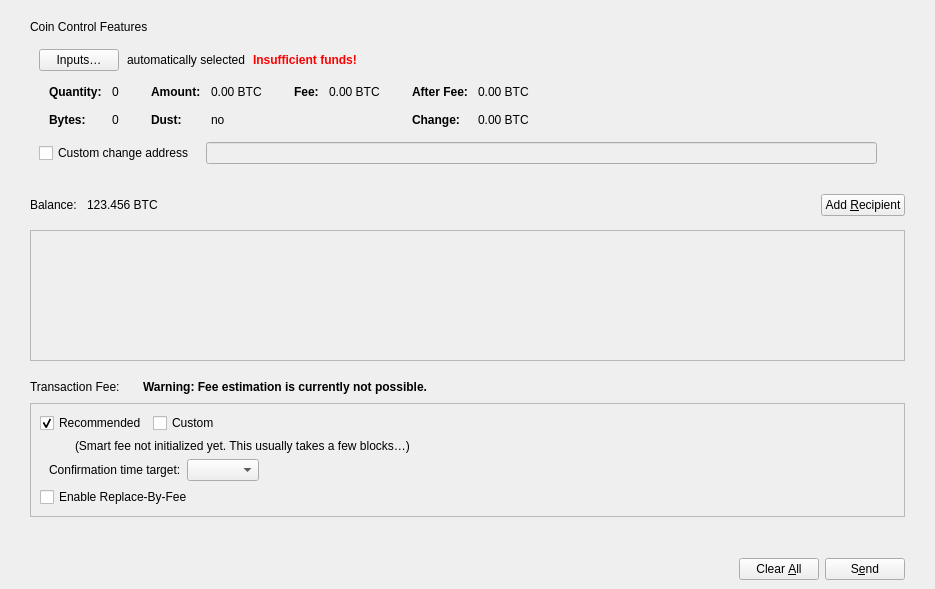
<?xml version="1.0" encoding="UTF-8"?>
<ui version="4.0">
 <class>SendCoinsDialog</class>
 <widget class="QDialog" name="SendCoinsDialog">
  <property name="geometry">
   <rect>
    <x>0</x>
    <y>0</y>
    <width>935</width>
    <height>589</height>
   </rect>
  </property>
  <property name="windowTitle">
   <string>Send Coins</string>
  </property>
  <layout class="QVBoxLayout" name="verticalLayout_6">
   <property name="leftMargin">
    <number>0</number>
   </property>
   <property name="rightMargin">
    <number>0</number>
   </property>
   <property name="bottomMargin">
    <number>0</number>
   </property>
   <item>
    <layout class="QVBoxLayout" name="verticalLayout_11">
     <property name="leftMargin">
      <number>30</number>
     </property>
     <property name="topMargin">
      <number>9</number>
     </property>
     <property name="rightMargin">
      <number>30</number>
     </property>
     <item>
      <widget class="QWidget" name="coinControlWidget" native="true">
       <layout class="QVBoxLayout" name="verticalLayout_9">
        <property name="leftMargin">
         <number>0</number>
        </property>
        <property name="topMargin">
         <number>0</number>
        </property>
        <property name="rightMargin">
         <number>0</number>
        </property>
        <property name="bottomMargin">
         <number>0</number>
        </property>
        <item>
         <widget class="QLabel" name="label_2">
          <property name="text">
           <string>Coin Control Features</string>
          </property>
         </widget>
        </item>
        <item>
         <widget class="QWidget" name="coinControlContentsWidget" native="true">
          <layout class="QVBoxLayout" name="verticalLayout_8">
           <property name="bottomMargin">
            <number>6</number>
           </property>
           <item>
            <layout class="QVBoxLayout" name="verticalLayoutCoinControl" stretch="0,0,0,1">
             <property name="spacing">
              <number>0</number>
             </property>
             <item>
              <layout class="QHBoxLayout" name="horizontalLayoutCoinControl2" stretch="0,0,0,0">
               <property name="spacing">
                <number>8</number>
               </property>
               <property name="bottomMargin">
                <number>10</number>
               </property>
               <item>
                <widget class="QPushButton" name="pushButtonCoinControl">
                 <property name="styleSheet">
                  <string notr="true"/>
                 </property>
                 <property name="text">
                  <string>Inputs…</string>
                 </property>
                 <property name="autoDefault">
                  <bool>false</bool>
                 </property>
                </widget>
               </item>
               <item>
                <widget class="QLabel" name="labelCoinControlAutomaticallySelected">
                 <property name="text">
                  <string>automatically selected</string>
                 </property>
                 <property name="margin">
                  <number>5</number>
                 </property>
                </widget>
               </item>
               <item>
                <widget class="QLabel" name="labelCoinControlInsuffFunds">
                 <property name="font">
                  <font>
                   <weight>75</weight>
                   <bold>true</bold>
                  </font>
                 </property>
                 <property name="styleSheet">
                  <string notr="true">color:red;font-weight:bold;</string>
                 </property>
                 <property name="text">
                  <string>Insufficient funds!</string>
                 </property>
                 <property name="margin">
                  <number>5</number>
                 </property>
                </widget>
               </item>
               <item>
                <spacer name="horizontalSpacerCoinControl">
                 <property name="orientation">
                  <enum>Qt::Horizontal</enum>
                 </property>
                 <property name="sizeHint" stdset="0">
                  <size>
                   <width>40</width>
                   <height>1</height>
                  </size>
                 </property>
                </spacer>
               </item>
              </layout>
             </item>
             <item>
              <widget class="QWidget" name="widgetCoinControl" native="true">
               <property name="sizePolicy">
                <sizepolicy hsizetype="Preferred" vsizetype="Preferred">
                 <horstretch>0</horstretch>
                 <verstretch>0</verstretch>
                </sizepolicy>
               </property>
               <property name="minimumSize">
                <size>
                 <width>0</width>
                 <height>0</height>
                </size>
               </property>
               <property name="styleSheet">
                <string notr="true"/>
               </property>
               <layout class="QHBoxLayout" name="horizontalLayoutCoinControl5">
                <property name="leftMargin">
                 <number>0</number>
                </property>
                <property name="topMargin">
                 <number>0</number>
                </property>
                <property name="rightMargin">
                 <number>0</number>
                </property>
                <property name="bottomMargin">
                 <number>0</number>
                </property>
                <item>
                 <layout class="QHBoxLayout" name="horizontalLayoutCoinControl3" stretch="0,0,0,1">
                  <property name="spacing">
                   <number>20</number>
                  </property>
                  <property name="topMargin">
                   <number>0</number>
                  </property>
                  <property name="bottomMargin">
                   <number>10</number>
                  </property>
                  <item>
                   <layout class="QFormLayout" name="formLayoutCoinControl1">
                    <property name="horizontalSpacing">
                     <number>10</number>
                    </property>
                    <property name="verticalSpacing">
                     <number>14</number>
                    </property>
                    <property name="leftMargin">
                     <number>10</number>
                    </property>
                    <property name="topMargin">
                     <number>4</number>
                    </property>
                    <property name="rightMargin">
                     <number>6</number>
                    </property>
                    <item row="0" column="0">
                     <widget class="QLabel" name="labelCoinControlQuantityText">
                      <property name="font">
                       <font>
                        <weight>75</weight>
                        <bold>true</bold>
                       </font>
                      </property>
                      <property name="text">
                       <string>Quantity:</string>
                      </property>
                      <property name="margin">
                       <number>0</number>
                      </property>
                     </widget>
                    </item>
                    <item row="0" column="1">
                     <widget class="QLabel" name="labelCoinControlQuantity">
                      <property name="cursor">
                       <cursorShape>IBeamCursor</cursorShape>
                      </property>
                      <property name="contextMenuPolicy">
                       <enum>Qt::ActionsContextMenu</enum>
                      </property>
                      <property name="text">
                       <string notr="true">0</string>
                      </property>
                      <property name="margin">
                       <number>0</number>
                      </property>
                      <property name="textInteractionFlags">
                       <set>Qt::LinksAccessibleByMouse|Qt::TextSelectableByMouse</set>
                      </property>
                     </widget>
                    </item>
                    <item row="1" column="0">
                     <widget class="QLabel" name="labelCoinControlBytesText">
                      <property name="font">
                       <font>
                        <weight>75</weight>
                        <bold>true</bold>
                       </font>
                      </property>
                      <property name="text">
                       <string>Bytes:</string>
                      </property>
                     </widget>
                    </item>
                    <item row="1" column="1">
                     <widget class="QLabel" name="labelCoinControlBytes">
                      <property name="cursor">
                       <cursorShape>IBeamCursor</cursorShape>
                      </property>
                      <property name="contextMenuPolicy">
                       <enum>Qt::ActionsContextMenu</enum>
                      </property>
                      <property name="text">
                       <string notr="true">0</string>
                      </property>
                      <property name="textInteractionFlags">
                       <set>Qt::LinksAccessibleByMouse|Qt::TextSelectableByMouse</set>
                      </property>
                     </widget>
                    </item>
                   </layout>
                  </item>
                  <item>
                   <layout class="QFormLayout" name="formLayoutCoinControl2">
                    <property name="horizontalSpacing">
                     <number>10</number>
                    </property>
                    <property name="verticalSpacing">
                     <number>14</number>
                    </property>
                    <property name="leftMargin">
                     <number>6</number>
                    </property>
                    <property name="topMargin">
                     <number>4</number>
                    </property>
                    <property name="rightMargin">
                     <number>6</number>
                    </property>
                    <item row="0" column="0">
                     <widget class="QLabel" name="labelCoinControlAmountText">
                      <property name="font">
                       <font>
                        <weight>75</weight>
                        <bold>true</bold>
                       </font>
                      </property>
                      <property name="text">
                       <string>Amount:</string>
                      </property>
                      <property name="margin">
                       <number>0</number>
                      </property>
                     </widget>
                    </item>
                    <item row="0" column="1">
                     <widget class="QLabel" name="labelCoinControlAmount">
                      <property name="cursor">
                       <cursorShape>IBeamCursor</cursorShape>
                      </property>
                      <property name="contextMenuPolicy">
                       <enum>Qt::ActionsContextMenu</enum>
                      </property>
                      <property name="text">
                       <string notr="true">0.00 BTC</string>
                      </property>
                      <property name="textInteractionFlags">
                       <set>Qt::LinksAccessibleByMouse|Qt::TextSelectableByMouse</set>
                      </property>
                     </widget>
                    </item>
                    <item row="1" column="0">
                     <widget class="QLabel" name="labelCoinControlLowOutputText">
                      <property name="font">
                       <font>
                        <weight>75</weight>
                        <bold>true</bold>
                       </font>
                      </property>
                      <property name="text">
                       <string>Dust:</string>
                      </property>
                     </widget>
                    </item>
                    <item row="1" column="1">
                     <widget class="QLabel" name="labelCoinControlLowOutput">
                      <property name="cursor">
                       <cursorShape>IBeamCursor</cursorShape>
                      </property>
                      <property name="contextMenuPolicy">
                       <enum>Qt::ActionsContextMenu</enum>
                      </property>
                      <property name="text">
                       <string notr="true">no</string>
                      </property>
                      <property name="textInteractionFlags">
                       <set>Qt::LinksAccessibleByMouse|Qt::TextSelectableByMouse</set>
                      </property>
                     </widget>
                    </item>
                   </layout>
                  </item>
                  <item>
                   <layout class="QFormLayout" name="formLayoutCoinControl3">
                    <property name="horizontalSpacing">
                     <number>10</number>
                    </property>
                    <property name="verticalSpacing">
                     <number>14</number>
                    </property>
                    <property name="leftMargin">
                     <number>6</number>
                    </property>
                    <property name="topMargin">
                     <number>4</number>
                    </property>
                    <property name="rightMargin">
                     <number>6</number>
                    </property>
                    <item row="0" column="0">
                     <widget class="QLabel" name="labelCoinControlFeeText">
                      <property name="font">
                       <font>
                        <weight>75</weight>
                        <bold>true</bold>
                       </font>
                      </property>
                      <property name="text">
                       <string>Fee:</string>
                      </property>
                      <property name="margin">
                       <number>0</number>
                      </property>
                     </widget>
                    </item>
                    <item row="0" column="1">
                     <widget class="QLabel" name="labelCoinControlFee">
                      <property name="cursor">
                       <cursorShape>IBeamCursor</cursorShape>
                      </property>
                      <property name="contextMenuPolicy">
                       <enum>Qt::ActionsContextMenu</enum>
                      </property>
                      <property name="text">
                       <string notr="true">0.00 BTC</string>
                      </property>
                      <property name="textInteractionFlags">
                       <set>Qt::LinksAccessibleByMouse|Qt::TextSelectableByMouse</set>
                      </property>
                     </widget>
                    </item>
                   </layout>
                  </item>
                  <item>
                   <layout class="QFormLayout" name="formLayoutCoinControl4">
                    <property name="horizontalSpacing">
                     <number>10</number>
                    </property>
                    <property name="verticalSpacing">
                     <number>14</number>
                    </property>
                    <property name="leftMargin">
                     <number>6</number>
                    </property>
                    <property name="topMargin">
                     <number>4</number>
                    </property>
                    <property name="rightMargin">
                     <number>6</number>
                    </property>
                    <item row="0" column="0">
                     <widget class="QLabel" name="labelCoinControlAfterFeeText">
                      <property name="font">
                       <font>
                        <weight>75</weight>
                        <bold>true</bold>
                       </font>
                      </property>
                      <property name="text">
                       <string>After Fee:</string>
                      </property>
                      <property name="margin">
                       <number>0</number>
                      </property>
                     </widget>
                    </item>
                    <item row="0" column="1">
                     <widget class="QLabel" name="labelCoinControlAfterFee">
                      <property name="cursor">
                       <cursorShape>IBeamCursor</cursorShape>
                      </property>
                      <property name="contextMenuPolicy">
                       <enum>Qt::ActionsContextMenu</enum>
                      </property>
                      <property name="text">
                       <string notr="true">0.00 BTC</string>
                      </property>
                      <property name="textInteractionFlags">
                       <set>Qt::LinksAccessibleByMouse|Qt::TextSelectableByMouse</set>
                      </property>
                     </widget>
                    </item>
                    <item row="1" column="0">
                     <widget class="QLabel" name="labelCoinControlChangeText">
                      <property name="font">
                       <font>
                        <weight>75</weight>
                        <bold>true</bold>
                       </font>
                      </property>
                      <property name="text">
                       <string>Change:</string>
                      </property>
                     </widget>
                    </item>
                    <item row="1" column="1">
                     <widget class="QLabel" name="labelCoinControlChange">
                      <property name="cursor">
                       <cursorShape>IBeamCursor</cursorShape>
                      </property>
                      <property name="contextMenuPolicy">
                       <enum>Qt::ActionsContextMenu</enum>
                      </property>
                      <property name="text">
                       <string notr="true">0.00 BTC</string>
                      </property>
                      <property name="textInteractionFlags">
                       <set>Qt::LinksAccessibleByMouse|Qt::TextSelectableByMouse</set>
                      </property>
                     </widget>
                    </item>
                   </layout>
                  </item>
                 </layout>
                </item>
               </layout>
              </widget>
             </item>
             <item>
              <layout class="QHBoxLayout" name="horizontalLayoutCoinControl4" stretch="0,0,0">
               <property name="spacing">
                <number>12</number>
               </property>
               <property name="sizeConstraint">
                <enum>QLayout::SetDefaultConstraint</enum>
               </property>
               <property name="topMargin">
                <number>5</number>
               </property>
               <property name="rightMargin">
                <number>0</number>
               </property>
               <item>
                <widget class="QCheckBox" name="checkBoxCoinControlChange">
                 <property name="toolTip">
                  <string>If this is activated, but the change address is empty or invalid, change will be sent to a newly generated address.</string>
                 </property>
                 <property name="text">
                  <string>Custom change address</string>
                 </property>
                </widget>
               </item>
               <item>
                <widget class="QValidatedLineEdit" name="lineEditCoinControlChange">
                 <property name="enabled">
                  <bool>false</bool>
                 </property>
                 <property name="sizePolicy">
                  <sizepolicy hsizetype="Expanding" vsizetype="Fixed">
                   <horstretch>0</horstretch>
                   <verstretch>0</verstretch>
                  </sizepolicy>
                 </property>
                </widget>
               </item>
               <item>
                <widget class="QLabel" name="labelCoinControlChangeLabel">
                 <property name="sizePolicy">
                  <sizepolicy hsizetype="Preferred" vsizetype="Expanding">
                   <horstretch>0</horstretch>
                   <verstretch>0</verstretch>
                  </sizepolicy>
                 </property>
                 <property name="minimumSize">
                  <size>
                   <width>0</width>
                   <height>0</height>
                  </size>
                 </property>
                 <property name="text">
                  <string/>
                 </property>
                 <property name="margin">
                  <number>3</number>
                 </property>
                </widget>
               </item>
              </layout>
             </item>
             <item>
              <spacer name="verticalSpacerCoinControl">
               <property name="orientation">
                <enum>Qt::Vertical</enum>
               </property>
               <property name="sizeHint" stdset="0">
                <size>
                 <width>800</width>
                 <height>1</height>
                </size>
               </property>
              </spacer>
             </item>
            </layout>
           </item>
          </layout>
         </widget>
        </item>
       </layout>
      </widget>
     </item>
    </layout>
   </item>
   <item>
    <widget class="QWidget" name="widgetRecipients" native="true">
     <property name="sizePolicy">
      <sizepolicy hsizetype="Preferred" vsizetype="Preferred">
       <horstretch>0</horstretch>
       <verstretch>1</verstretch>
      </sizepolicy>
     </property>
     <layout class="QVBoxLayout" name="verticalLayout_7">
      <property name="spacing">
       <number>0</number>
      </property>
      <property name="leftMargin">
       <number>30</number>
      </property>
      <property name="topMargin">
       <number>0</number>
      </property>
      <property name="rightMargin">
       <number>30</number>
      </property>
      <property name="bottomMargin">
       <number>0</number>
      </property>
      <item>
       <layout class="QHBoxLayout" name="horizontalLayout_4">
        <property name="topMargin">
         <number>3</number>
        </property>
        <property name="rightMargin">
         <number>0</number>
        </property>
        <property name="bottomMargin">
         <number>0</number>
        </property>
        <item>
         <widget class="QLabel" name="labelBalanceName">
          <property name="sizePolicy">
           <sizepolicy hsizetype="Preferred" vsizetype="Preferred">
            <horstretch>0</horstretch>
            <verstretch>0</verstretch>
           </sizepolicy>
          </property>
          <property name="minimumSize">
           <size>
            <width>20</width>
            <height>50</height>
           </size>
          </property>
          <property name="text">
           <string>Balance:</string>
          </property>
         </widget>
        </item>
        <item>
         <spacer name="horizontalSpacer_8">
          <property name="orientation">
           <enum>Qt::Horizontal</enum>
          </property>
          <property name="sizeType">
           <enum>QSizePolicy::Fixed</enum>
          </property>
          <property name="sizeHint" stdset="0">
           <size>
            <width>10</width>
            <height>20</height>
           </size>
          </property>
         </spacer>
        </item>
        <item>
         <widget class="QLabel" name="labelBalance">
          <property name="sizePolicy">
           <sizepolicy hsizetype="Preferred" vsizetype="Preferred">
            <horstretch>0</horstretch>
            <verstretch>0</verstretch>
           </sizepolicy>
          </property>
          <property name="minimumSize">
           <size>
            <width>20</width>
            <height>50</height>
           </size>
          </property>
          <property name="cursor">
           <cursorShape>IBeamCursor</cursorShape>
          </property>
          <property name="text">
           <string notr="true">123.456 BTC</string>
          </property>
          <property name="textInteractionFlags">
           <set>Qt::LinksAccessibleByMouse|Qt::TextSelectableByMouse</set>
          </property>
         </widget>
        </item>
        <item>
         <spacer name="horizontalSpacer_7">
          <property name="orientation">
           <enum>Qt::Horizontal</enum>
          </property>
          <property name="sizeHint" stdset="0">
           <size>
            <width>40</width>
            <height>20</height>
           </size>
          </property>
         </spacer>
        </item>
        <item>
         <widget class="AlveyPushButton" name="addButton">
          <property name="toolTip">
           <string>Send to multiple recipients at once</string>
          </property>
          <property name="text">
           <string>Add &amp;Recipient</string>
          </property>
          <property name="icon">
           <iconset>
            <normaloff>:/icons/add_recipient</normaloff>:/icons/add_recipient</iconset>
          </property>
          <property name="autoDefault">
           <bool>false</bool>
          </property>
         </widget>
        </item>
       </layout>
      </item>
      <item>
       <widget class="QScrollArea" name="scrollArea">
        <property name="widgetResizable">
         <bool>true</bool>
        </property>
        <widget class="QWidget" name="scrollAreaWidgetContents">
         <property name="geometry">
          <rect>
           <x>0</x>
           <y>0</y>
           <width>873</width>
           <height>68</height>
          </rect>
         </property>
         <layout class="QVBoxLayout" name="verticalLayout_2" stretch="0,1">
          <property name="leftMargin">
           <number>0</number>
          </property>
          <property name="topMargin">
           <number>0</number>
          </property>
          <property name="rightMargin">
           <number>0</number>
          </property>
          <property name="bottomMargin">
           <number>0</number>
          </property>
          <item>
           <layout class="QVBoxLayout" name="entries">
            <property name="spacing">
             <number>6</number>
            </property>
           </layout>
          </item>
          <item>
           <spacer name="verticalSpacer">
            <property name="orientation">
             <enum>Qt::Vertical</enum>
            </property>
            <property name="sizeHint" stdset="0">
             <size>
              <width>20</width>
              <height>0</height>
             </size>
            </property>
           </spacer>
          </item>
         </layout>
        </widget>
       </widget>
      </item>
     </layout>
    </widget>
   </item>
   <item>
    <spacer name="verticalSpacer_2">
     <property name="orientation">
      <enum>Qt::Vertical</enum>
     </property>
     <property name="sizeType">
      <enum>QSizePolicy::Fixed</enum>
     </property>
     <property name="sizeHint" stdset="0">
      <size>
       <width>20</width>
       <height>10</height>
      </size>
     </property>
    </spacer>
   </item>
   <item>
    <layout class="QVBoxLayout" name="verticalLayout_10">
     <property name="leftMargin">
      <number>30</number>
     </property>
     <property name="rightMargin">
      <number>30</number>
     </property>
     <property name="bottomMargin">
      <number>20</number>
     </property>
     <item>
      <layout class="QHBoxLayout" name="horizontalLayoutFee1">
       <property name="bottomMargin">
        <number>0</number>
       </property>
       <item>
        <layout class="QVBoxLayout" name="verticalLayoutFee7">
         <property name="spacing">
          <number>0</number>
         </property>
         <item>
          <layout class="QHBoxLayout" name="horizontalLayoutSmartFee">
           <property name="spacing">
            <number>10</number>
           </property>
           <item>
            <widget class="QLabel" name="labelFeeHeadline">
             <property name="sizePolicy">
              <sizepolicy hsizetype="Preferred" vsizetype="Maximum">
               <horstretch>0</horstretch>
               <verstretch>0</verstretch>
              </sizepolicy>
             </property>
             <property name="font">
              <font>
               <weight>50</weight>
               <bold>false</bold>
              </font>
             </property>
             <property name="text">
              <string>Transaction Fee:</string>
             </property>
            </widget>
           </item>
           <item>
            <widget class="QLabel" name="labelFeeMinimized">
             <property name="text">
              <string/>
             </property>
            </widget>
           </item>
          </layout>
         </item>
        </layout>
       </item>
       <item>
        <widget class="QLabel" name="fallbackFeeWarningLabel">
         <property name="font">
          <font>
           <weight>75</weight>
           <bold>true</bold>
          </font>
         </property>
         <property name="toolTip">
          <string>Using the fallbackfee can result in sending a transaction that will take several hours or days (or never) to confirm. Consider choosing your fee manually or wait until you have validated the complete chain.</string>
         </property>
         <property name="text">
          <string>Warning: Fee estimation is currently not possible.</string>
         </property>
         <property name="wordWrap">
          <bool>false</bool>
         </property>
        </widget>
       </item>
       <item>
        <spacer name="horizontalSpacer_4">
         <property name="orientation">
          <enum>Qt::Horizontal</enum>
         </property>
         <property name="sizeType">
          <enum>QSizePolicy::MinimumExpanding</enum>
         </property>
         <property name="sizeHint" stdset="0">
          <size>
           <width>40</width>
           <height>20</height>
          </size>
         </property>
        </spacer>
       </item>
      </layout>
     </item>
     <item>
      <widget class="QFrame" name="frameFee">
       <property name="sizePolicy">
        <sizepolicy hsizetype="Expanding" vsizetype="Expanding">
         <horstretch>0</horstretch>
         <verstretch>0</verstretch>
        </sizepolicy>
       </property>
       <property name="maximumSize">
        <size>
         <width>16777215</width>
         <height>16777215</height>
        </size>
       </property>
       <property name="frameShape">
        <enum>QFrame::StyledPanel</enum>
       </property>
       <property name="frameShadow">
        <enum>QFrame::Sunken</enum>
       </property>
       <layout class="QVBoxLayout" name="verticalLayout_5">
        <item>
         <layout class="QHBoxLayout" name="horizontalLayout_3">
          <item>
           <widget class="QCheckBox" name="radioSmartFee">
            <property name="text">
             <string>Recommended</string>
            </property>
            <property name="checked">
             <bool>true</bool>
            </property>
            <attribute name="buttonGroup">
             <string notr="true">groupFee</string>
            </attribute>
           </widget>
          </item>
          <item>
           <widget class="QCheckBox" name="radioCustomFee">
            <property name="text">
             <string>Custom</string>
            </property>
            <attribute name="buttonGroup">
             <string notr="true">groupFee</string>
            </attribute>
           </widget>
          </item>
          <item>
           <spacer name="horizontalSpacer_3">
            <property name="orientation">
             <enum>Qt::Horizontal</enum>
            </property>
            <property name="sizeHint" stdset="0">
             <size>
              <width>40</width>
              <height>20</height>
             </size>
            </property>
           </spacer>
          </item>
         </layout>
        </item>
        <item>
         <widget class="QFrame" name="frameFeeSelection">
          <layout class="QVBoxLayout" name="verticalLayout_4">
           <property name="leftMargin">
            <number>9</number>
           </property>
           <property name="topMargin">
            <number>0</number>
           </property>
           <property name="rightMargin">
            <number>0</number>
           </property>
           <property name="bottomMargin">
            <number>0</number>
           </property>
           <item>
            <widget class="QStackedWidget" name="stackedFeeTypes">
             <property name="currentIndex">
              <number>0</number>
             </property>
             <widget class="QWidget" name="page">
              <layout class="QVBoxLayout" name="verticalLayout_3">
               <property name="leftMargin">
                <number>0</number>
               </property>
               <property name="topMargin">
                <number>0</number>
               </property>
               <property name="rightMargin">
                <number>0</number>
               </property>
               <property name="bottomMargin">
                <number>0</number>
               </property>
               <item>
                <layout class="QHBoxLayout" name="horizontalLayoutFee12">
                 <item>
                  <widget class="QLabel" name="labelSmartFee">
                   <property name="text">
                    <string/>
                   </property>
                   <property name="margin">
                    <number>2</number>
                   </property>
                  </widget>
                 </item>
                 <item>
                  <widget class="QLabel" name="labelFeeEstimation">
                   <property name="text">
                    <string/>
                   </property>
                  </widget>
                 </item>
                 <item>
                  <widget class="QLabel" name="labelSmartFee2">
                   <property name="text">
                    <string>(Smart fee not initialized yet. This usually takes a few blocks…)</string>
                   </property>
                   <property name="margin">
                    <number>2</number>
                   </property>
                  </widget>
                 </item>
                 <item>
                  <spacer name="horizontalSpacer_5">
                   <property name="orientation">
                    <enum>Qt::Horizontal</enum>
                   </property>
                   <property name="sizeHint" stdset="0">
                    <size>
                     <width>1</width>
                     <height>1</height>
                    </size>
                   </property>
                  </spacer>
                 </item>
                </layout>
               </item>
               <item>
                <layout class="QHBoxLayout" name="horizontalLayoutFee9">
                 <item>
                  <layout class="QVBoxLayout" name="verticalLayoutFee6">
                   <item>
                    <widget class="QLabel" name="labelSmartFee3">
                     <property name="text">
                      <string>Confirmation time target:</string>
                     </property>
                     <property name="margin">
                      <number>2</number>
                     </property>
                    </widget>
                   </item>
                  </layout>
                 </item>
                 <item>
                  <layout class="QVBoxLayout" name="verticalLayoutFee5">
                   <property name="rightMargin">
                    <number>30</number>
                   </property>
                   <item>
                    <layout class="QHBoxLayout" name="horizontalLayoutConfTarget">
                     <property name="bottomMargin">
                      <number>0</number>
                     </property>
                     <item>
                      <widget class="QComboBox" name="confTargetSelector"/>
                     </item>
                     <item>
                      <spacer name="horizontalSpacerConfTarget">
                       <property name="orientation">
                        <enum>Qt::Horizontal</enum>
                       </property>
                       <property name="sizeHint" stdset="0">
                        <size>
                         <width>40</width>
                         <height>20</height>
                        </size>
                       </property>
                      </spacer>
                     </item>
                    </layout>
                   </item>
                  </layout>
                 </item>
                </layout>
               </item>
              </layout>
             </widget>
             <widget class="QWidget" name="page_2">
              <layout class="QVBoxLayout" name="verticalLayout">
               <property name="leftMargin">
                <number>0</number>
               </property>
               <property name="topMargin">
                <number>0</number>
               </property>
               <property name="rightMargin">
                <number>0</number>
               </property>
               <property name="bottomMargin">
                <number>0</number>
               </property>
               <item>
                <layout class="QHBoxLayout" name="horizontalLayoutFee13">
                 <item>
                  <widget class="QLabel" name="labelCustomPerKilobyte">
                   <property name="toolTip">
                    <string>If the custom fee is set to 1000 satoshis and the transaction is only 250 bytes, then &quot;per kilobyte&quot; only pays 250 satoshis in fee, while &quot;total at least&quot; pays 1000 satoshis. For transactions bigger than a kilobyte both pay by kilobyte.</string>
                   </property>
                   <property name="text">
                    <string>per kilobyte</string>
                   </property>
                  </widget>
                 </item>
                 <item>
                  <widget class="BitcoinAmountField" name="customFee"/>
                 </item>
                 <item>
                  <spacer name="horizontalSpacer_6">
                   <property name="orientation">
                    <enum>Qt::Horizontal</enum>
                   </property>
                   <property name="sizeHint" stdset="0">
                    <size>
                     <width>1</width>
                     <height>1</height>
                    </size>
                   </property>
                  </spacer>
                 </item>
                </layout>
               </item>
               <item>
                <layout class="QHBoxLayout" name="horizontalLayoutFee8">
                 <item>
                  <widget class="QLabel" name="labelCustomFeeWarning">
                   <property name="enabled">
                    <bool>true</bool>
                   </property>
                   <property name="toolTip">
                    <string>When there is less transaction volume than space in the blocks, miners as well as relaying nodes may enforce a minimum fee. Paying only this minimum fee is just fine, but be aware that this can result in a never confirming transaction once there is more demand for alvey transactions than the network can process.</string>
                   </property>
                   <property name="text">
                    <string>A too low fee might result in a never confirming transaction (read the tooltip)</string>
                   </property>
                  </widget>
                 </item>
                 <item>
                  <spacer name="horizontalSpacer_2">
                   <property name="orientation">
                    <enum>Qt::Horizontal</enum>
                   </property>
                   <property name="sizeHint" stdset="0">
                    <size>
                     <width>1</width>
                     <height>1</height>
                    </size>
                   </property>
                  </spacer>
                 </item>
                </layout>
               </item>
              </layout>
             </widget>
            </widget>
           </item>
          </layout>
         </widget>
        </item>
        <item>
         <widget class="QCheckBox" name="optInRBF">
          <property name="toolTip">
           <string>With Replace-By-Fee (BIP-125) you can increase a transaction's fee after it is sent. Without this, a higher fee may be recommended to compensate for increased transaction delay risk.</string>
          </property>
          <property name="text">
           <string>Enable Replace-By-Fee</string>
          </property>
         </widget>
        </item>
       </layout>
      </widget>
     </item>
    </layout>
   </item>
   <item>
    <widget class="QWidget" name="buttonsContainerWhite" native="true">
     <layout class="QHBoxLayout" name="horizontalLayout_2">
      <property name="leftMargin">
       <number>30</number>
      </property>
      <property name="topMargin">
       <number>15</number>
      </property>
      <property name="rightMargin">
       <number>30</number>
      </property>
      <item>
       <spacer name="horizontalSpacer">
        <property name="orientation">
         <enum>Qt::Horizontal</enum>
        </property>
        <property name="sizeHint" stdset="0">
         <size>
          <width>40</width>
          <height>20</height>
         </size>
        </property>
       </spacer>
      </item>
      <item>
       <widget class="QPushButton" name="clearButton">
        <property name="sizePolicy">
         <sizepolicy hsizetype="Minimum" vsizetype="Fixed">
          <horstretch>0</horstretch>
          <verstretch>0</verstretch>
         </sizepolicy>
        </property>
        <property name="toolTip">
         <string>Clear all fields of the form.</string>
        </property>
        <property name="text">
         <string>Clear &amp;All</string>
        </property>
        <property name="autoDefault">
         <bool>false</bool>
        </property>
       </widget>
      </item>
      <item>
       <widget class="QPushButton" name="sendButton">
        <property name="toolTip">
         <string>Confirm the send action</string>
        </property>
        <property name="text">
         <string>S&amp;end</string>
        </property>
        <property name="autoDefault">
         <bool>false</bool>
        </property>
        <property name="default">
         <bool>false</bool>
        </property>
       </widget>
      </item>
     </layout>
    </widget>
   </item>
  </layout>
 </widget>
 <customwidgets>
  <customwidget>
   <class>QValidatedLineEdit</class>
   <extends>QLineEdit</extends>
   <header>qt/qvalidatedlineedit.h</header>
  </customwidget>
  <customwidget>
   <class>BitcoinAmountField</class>
   <extends>QLineEdit</extends>
   <header>qt/bitcoinamountfield.h</header>
   <container>1</container>
  </customwidget>
  <customwidget>
   <class>AlveyPushButton</class>
   <extends>QPushButton</extends>
   <header>qt/alveypushbutton.h</header>
  </customwidget>
 </customwidgets>
 <resources>
  <include location="../bitcoin.qrc"/>
 </resources>
 <connections/>
 <buttongroups>
  <buttongroup name="groupFee"/>
 </buttongroups>
</ui>
